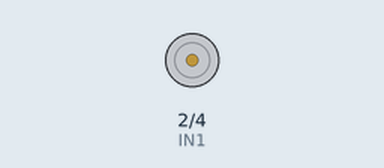
The sketch below on a simulated Arduino Uno, built with avr-gcc and run on an emulated ATmega328P. On the bench: motor-driver pin pairs drawn as motors (green arrow = first pin HIGH = forward, orange = second pin HIGH = backward, longer = more drive, scaled by the enable pin).

Above: at 0.1 s.
At 10.27 s:
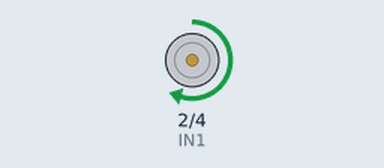
At 20.41 s:
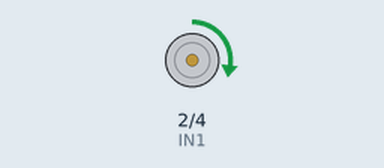
At 39.68 s:
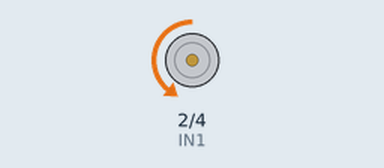
Timing chart, 0 to 40.0 s (numbered marks = the images above):
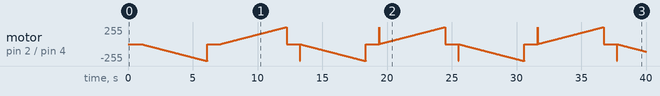

The sketch:

Arduino_8part1.ino
```cpp
/* Roshan Jaiswal-Ferri Aero 220
Activity #3 : PWM
Use PWM to vary LED brightness
Use potentiometer to vary PWM
Created February 8 2024
*/

// Motor pins; just "left side" of L293D
const int ENABLE1 = 11;
const int IN1 = 2;
const int IN2 = 4;

void setup() {
  // Setup pins
  pinMode(ENABLE1, OUTPUT);
  // Force Motor 1 to DISABLE
  digitalWrite(ENABLE1, LOW);
  pinMode(IN1, OUTPUT);
  pinMode(IN2, OUTPUT);
}

void loop() {
  // Start loop() with Motor 1 braked
  digitalWrite(ENABLE1,LOW);
  digitalWrite(IN1,LOW);
  digitalWrite(IN2,LOW);
  digitalWrite(ENABLE1,HIGH);
  delay(1000);

  // Prep to change Motor 1 state
  digitalWrite(ENABLE1,LOW);
  // Change state to "forward" Right-hand rotation
  digitalWrite(IN1,LOW);
  digitalWrite(IN2,HIGH);
  // Loop forward rotation by Enable PWM 0 -> 255
  for (int i = 0; i <= 255; i++) {
    // while spinning, leave IN1 & IN2 set and PWM ENABLE
    analogWrite(ENABLE1,i);
    delay(20);
  }

  // Stop rotation w/ brake
  digitalWrite(ENABLE1,LOW);
  digitalWrite(IN1,LOW);
  digitalWrite(IN2,LOW);
  digitalWrite(ENABLE1,HIGH);
  delay(1000);

  // Prep to change Motor 1 state
  digitalWrite(ENABLE1,LOW);
  // Change state to "reverse" Right-hand rotation
  digitalWrite(IN1,HIGH);
  digitalWrite(IN2,LOW);
  // Loop reverse rotation by Enable PWM 0 -> 255
  for (int i=0;i<=255;i++) {
    // while spinning, leave IN1 & IN2 set and PWM ENABLE
    analogWrite(ENABLE1,i);
    delay(20);
  }
} // end of loop()
```
